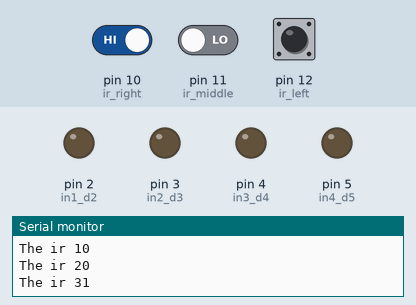
Recording of a sketch running on a simulated Arduino Uno, built with avr-gcc and run on an emulated ATmega328P. Parts: output pins drawn as LEDs (lit = HIGH), the last lines printed to the serial monitor. Dashed ring = blinking. The inputs (shaded band) are chosen by the test bench; at power-on: pin 10 (ir_right) HIGH, pin 12 (ir_left) LOW, pin 11 (ir_middle) LOW.

Above: at 1.2 s.
1.3 s: pin 10 (ir_right) driven LOW
At 2.1 s:
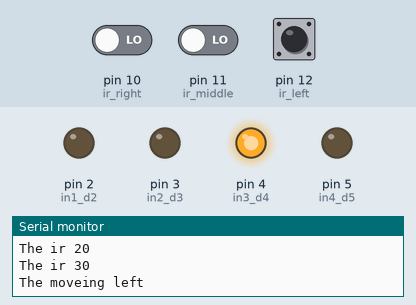
2.8 s: pin 12 (ir_left) driven HIGH
At 3.6 s:
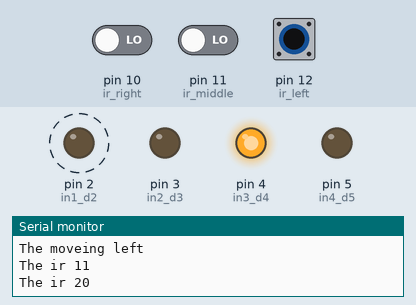
4.5 s: pin 10 (ir_right) driven HIGH
At 5.6 s:
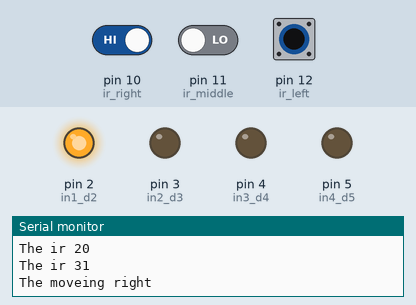
9.1 s: pin 10 (ir_right) driven LOW and pin 12 (ir_left) driven HIGH
At 10.2 s:
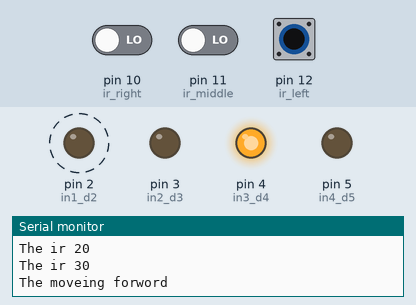
12.1 s: pin 12 (ir_left) pulsed LOW 5 times (0.12 s each, 0.3 s apart)
Timing chart, 0 to 17.6 s (numbered marks = the images above; inputs shaded):
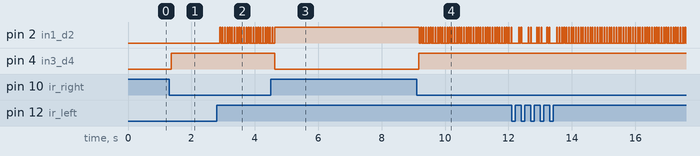

Measured:
- after the input at 1.3 s, pin 4 (in3_d4): LOW → HIGH after 0.06 s
- after the input at 2.8 s, pin 2 (in1_d2): alternates HIGH for 0.02 s and LOW for 0.06 s, starting after 0.10 s
- after the input at 4.5 s, pin 2 (in1_d2): goes on until 4.6 s, then stays HIGH; pin 4 (in3_d4): HIGH → LOW after 0.12 s
- after the input at 9.1 s, pin 2 (in1_d2): alternates HIGH for 0.02 s and LOW for 0.06 s, starting after 0.08 s; pin 4 (in3_d4): LOW → HIGH after 0.07 s

The sketch:

LINE_FOLLWER.ino
```cpp
int in1_d2 = 2;
int in2_d3 = 3;
int in3_d4 = 4;
int in4_d5 = 5;

int ir_left = 12;
int ir_middle = 11;
int ir_right = 10;

void setup() {
  // put your setup code here, to run once:
  Serial.begin(9600);
  pinMode(in1_d2,OUTPUT);
  pinMode(in2_d3,OUTPUT);
  pinMode(in3_d4,OUTPUT);
  pinMode(in4_d5,OUTPUT);

  pinMode(ir_left,INPUT);
  pinMode(ir_middle,INPUT);
  pinMode(ir_right,INPUT);

  digitalWrite(in1_d2,LOW);
  digitalWrite(in2_d3,LOW);
  digitalWrite(in3_d4,LOW);
  digitalWrite(in4_d5,LOW);
  Serial.println("The line follower is started....");
}

void loop() {
  // put your main code here, to run repeatedly:
  int ir1_state = digitalRead(ir_left);
  int ir2_state = digitalRead(ir_middle);
  int ir3_state = digitalRead(ir_right);
  Serial.print("The ir 1");Serial.println(ir1_state); // low for white detected 0
  Serial.print("The ir 2");Serial.println(ir2_state); // low for white detected 0
  Serial.print("The ir 3");Serial.println(ir3_state); // low for white detected 0


  if(ir1_state == HIGH)//WHITE
    if(ir3_state == LOW)//BLUE
    {
        {
          forword();
        }
    }
  if(ir1_state == LOW)//WHITE
    if (ir3_state == LOW)//BLUE
    {
        {
          left();
        }
    }
  if(ir1_state == HIGH)//WHITE
    if (ir3_state == HIGH)//BLUE
    {
        {
          right();
        }
    }

  else
  {
    left();
  }

}
void forword(void)
{ Serial.println("The moveing forword");
  digitalWrite(in1_d2,HIGH);
  digitalWrite(in2_d3,LOW);
  digitalWrite(in3_d4,HIGH);
  digitalWrite(in4_d5,LOW);
}

void left(void)
{
  Serial.println("The moveing left");
  digitalWrite(in1_d2,LOW);
  digitalWrite(in2_d3,LOW);
  digitalWrite(in3_d4,HIGH);
  digitalWrite(in4_d5,LOW);
}
void right(void)
{
  Serial.println("The moveing right");
  digitalWrite(in1_d2,HIGH);
  digitalWrite(in2_d3,LOW);
  digitalWrite(in3_d4,LOW);
  digitalWrite(in4_d5,LOW);
}
```
